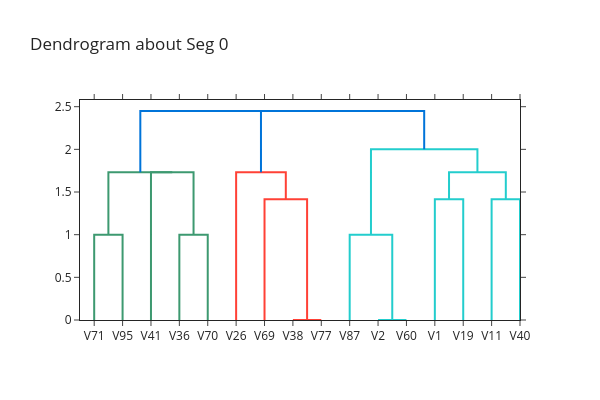

The cell this chart's notebook holds for it:
### Code cell
selector.visualize_topic_seg(0)

### Figure 1 — Plotly figure (JSON) as saved in the notebook; plotly's stock layout.template omitted (floating-point values rounded to 4 significant figures)
{"data": [{"hoverinfo": "text", "marker": {"color": "rgb(61,153,112)"}, "mode": "lines", "type": "scatter", "x": [5.0, 5.0, 15.0, 15.0], "xaxis": "x", "y": [0.0, 1.0, 1.0, 0.0], "yaxis": "y"}, {"hoverinfo": "text", "marker": {"color": "rgb(61,153,112)"}, "mode": "lines", "type": "scatter", "x": [35.0, 35.0, 45.0, 45.0], "xaxis": "x", "y": [0.0, 1.0, 1.0, 0.0], "yaxis": "y"}, {"hoverinfo": "text", "marker": {"color": "rgb(61,153,112)"}, "mode": "lines", "type": "scatter", "x": [25.0, 25.0, 40.0, 40.0], "xaxis": "x", "y": [0.0, 1.732, 1.732, 1.0], "yaxis": "y"}, {"hoverinfo": "text", "marker": {"color": "rgb(61,153,112)"}, "mode": "lines", "type": "scatter", "x": [10.0, 10.0, 32.5, 32.5], "xaxis": "x", "y": [1.0, 1.732, 1.732, 1.732], "yaxis": "y"}, {"hoverinfo": "text", "marker": {"color": "rgb(255,65,54)"}, "mode": "lines", "type": "scatter", "x": [75.0, 75.0, 85.0, 85.0], "xaxis": "x", "y": [0.0, 0.0, 0.0, 0.0], "yaxis": "y"}, {"hoverinfo": "text", "marker": {"color": "rgb(255,65,54)"}, "mode": "lines", "type": "scatter", "x": [65.0, 65.0, 80.0, 80.0], "xaxis": "x", "y": [0.0, 1.414, 1.414, 0.0], "yaxis": "y"}, {"hoverinfo": "text", "marker": {"color": "rgb(255,65,54)"}, "mode": "lines", "type": "scatter", "x": [55.0, 55.0, 72.5, 72.5], "xaxis": "x", "y": [0.0, 1.732, 1.732, 1.414], "yaxis": "y"}, {"hoverinfo": "text", "marker": {"color": "rgb(35,205,205)"}, "mode": "lines", "type": "scatter", "x": [105.0, 105.0, 115.0, 115.0], "xaxis": "x", "y": [0.0, 0.0, 0.0, 0.0], "yaxis": "y"}, {"hoverinfo": "text", "marker": {"color": "rgb(35,205,205)"}, "mode": "lines", "type": "scatter", "x": [95.0, 95.0, 110.0, 110.0], "xaxis": "x", "y": [0.0, 1.0, 1.0, 0.0], "yaxis": "y"}, {"hoverinfo": "text", "marker": {"color": "rgb(35,205,205)"}, "mode": "lines", "type": "scatter", "x": [125.0, 125.0, 135.0, 135.0], "xaxis": "x", "y": [0.0, 1.414, 1.414, 0.0], "yaxis": "y"}, {"hoverinfo": "text", "marker": {"color": "rgb(35,205,205)"}, "mode": "lines", "type": "scatter", "x": [145.0, 145.0, 155.0, 155.0], "xaxis": "x", "y": [0.0, 1.414, 1.414, 0.0], "yaxis": "y"}, {"hoverinfo": "text", "marker": {"color": "rgb(35,205,205)"}, "mode": "lines", "type": "scatter", "x": [130.0, 130.0, 150.0, 150.0], "xaxis": "x", "y": [1.414, 1.732, 1.732, 1.414], "yaxis": "y"}, {"hoverinfo": "text", "marker": {"color": "rgb(35,205,205)"}, "mode": "lines", "type": "scatter", "x": [102.5, 102.5, 140.0, 140.0], "xaxis": "x", "y": [1.0, 2.0, 2.0, 1.732], "yaxis": "y"}, {"hoverinfo": "text", "marker": {"color": "rgb(0,116,217)"}, "mode": "lines", "type": "scatter", "x": [63.75, 63.75, 121.2, 121.2], "xaxis": "x", "y": [1.732, 2.449, 2.449, 2.0], "yaxis": "y"}, {"hoverinfo": "text", "marker": {"color": "rgb(0,116,217)"}, "mode": "lines", "type": "scatter", "x": [21.25, 21.25, 92.5, 92.5], "xaxis": "x", "y": [1.732, 2.449, 2.449, 2.449], "yaxis": "y"}], "layout": {"autosize": false, "height": 400, "hovermode": "closest", "showlegend": false, "title": {"text": "Dendrogram about Seg 0"}, "width": 600, "xaxis": {"mirror": "allticks", "rangemode": "tozero", "showgrid": false, "showline": true, "showticklabels": true, "tickmode": "array", "ticks": "outside", "ticktext": ["V71", "V95", "V41", "V36", "V70", "V26", "V69", "V38", "V77", "V87", "V2", "V60", "V1", "V19", "V11", "V40"], "tickvals": [5, 15, 25, 35, 45, 55, 65, 75, 85, 95, 105, 115, 125, 135, 145, 155], "type": "linear", "zeroline": false}, "yaxis": {"mirror": "allticks", "rangemode": "tozero", "showgrid": false, "showline": true, "showticklabels": true, "ticks": "outside", "type": "linear", "zeroline": false}}}
